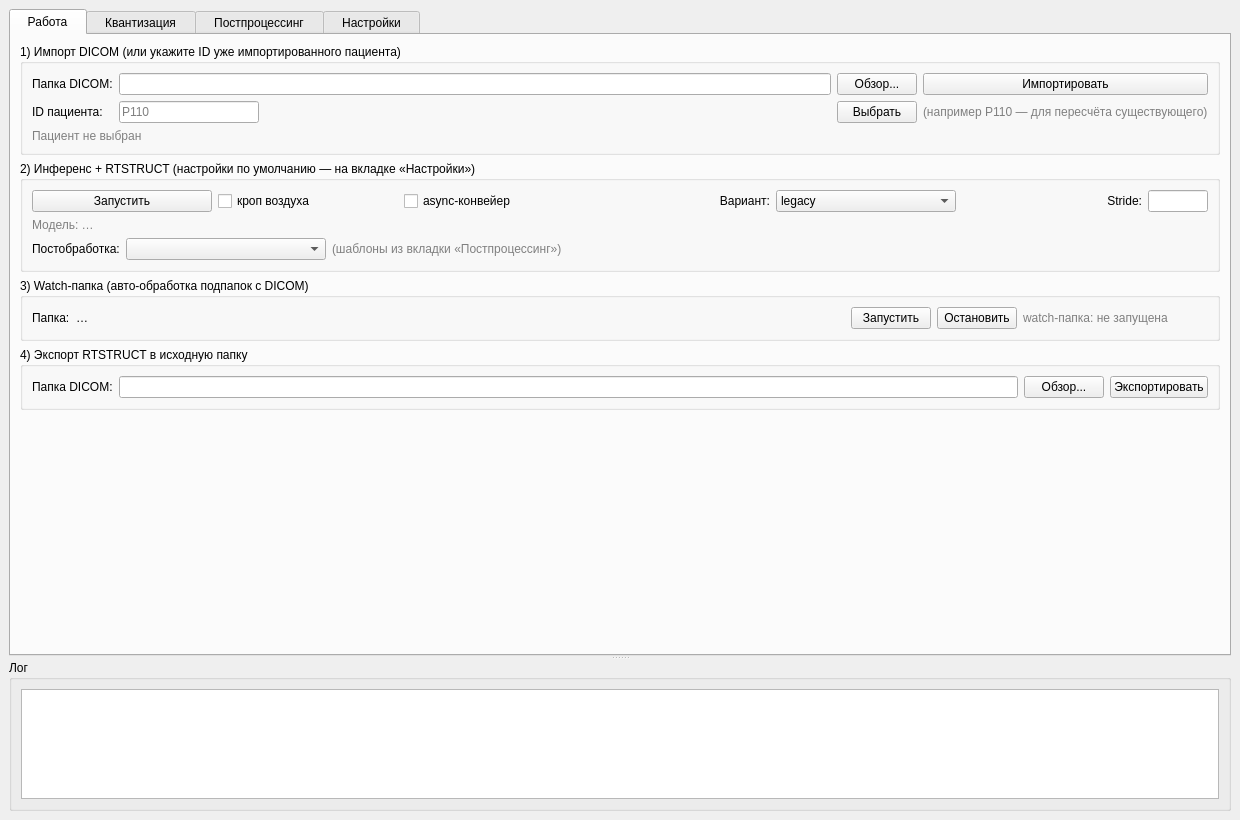
<?xml version="1.0" encoding="UTF-8"?>
<ui version="4.0">
 <class>MainWindow</class>
 <widget class="QMainWindow" name="MainWindow">
  <property name="geometry">
   <rect>
    <x>0</x>
    <y>0</y>
    <width>1240</width>
    <height>820</height>
   </rect>
  </property>
  <property name="minimumSize">
   <size>
    <width>1150</width>
    <height>720</height>
   </size>
  </property>
  <property name="windowTitle">
   <string>Автоконтуринг головы и шеи — H&amp;N</string>
  </property>
  <widget class="QWidget" name="centralwidget">
   <layout class="QVBoxLayout" name="layMain">
    <item>
     <widget class="QSplitter" name="splitterMain">
      <property name="orientation">
       <enum>Qt::Vertical</enum>
      </property>
      <widget class="QTabWidget" name="tabWidget">
       <property name="currentIndex">
        <number>0</number>
       </property>
       <widget class="QWidget" name="tabWork">
        <attribute name="title">
         <string>  Работа  </string>
        </attribute>
        <layout class="QVBoxLayout" name="layWork">
         <item>
          <widget class="QGroupBox" name="groupImport">
           <property name="title">
            <string>1) Импорт DICOM (или укажите ID уже импортированного пациента)</string>
           </property>
           <layout class="QGridLayout" name="gridImport" columnstretch="0,1,0,0">
            <item row="0" column="0">
             <widget class="QLabel" name="lblDicomDir">
              <property name="text">
               <string>Папка DICOM:</string>
              </property>
             </widget>
            </item>
            <item row="0" column="1">
             <widget class="QLineEdit" name="entryDicom"/>
            </item>
            <item row="0" column="2">
             <widget class="QPushButton" name="btnBrowseDicom">
              <property name="text">
               <string>Обзор...</string>
              </property>
             </widget>
            </item>
            <item row="0" column="3">
             <widget class="QPushButton" name="btnImport">
              <property name="text">
               <string>Импортировать</string>
              </property>
             </widget>
            </item>
            <item row="1" column="0">
             <widget class="QLabel" name="lblPid">
              <property name="text">
               <string>ID пациента:</string>
              </property>
             </widget>
            </item>
            <item row="1" column="1">
             <widget class="QLineEdit" name="entryPid">
              <property name="maximumSize">
               <size>
                <width>140</width>
                <height>16777215</height>
               </size>
              </property>
              <property name="placeholderText">
               <string>P110</string>
              </property>
             </widget>
            </item>
            <item row="1" column="2">
             <widget class="QPushButton" name="btnSelectPid">
              <property name="text">
               <string>Выбрать</string>
              </property>
             </widget>
            </item>
            <item row="1" column="3">
             <widget class="QLabel" name="lblPidHint">
              <property name="styleSheet">
               <string notr="true">color: gray</string>
              </property>
              <property name="text">
               <string>(например P110 — для пересчёта существующего)</string>
              </property>
             </widget>
            </item>
            <item row="2" column="0" colspan="4">
             <widget class="QLabel" name="lblPatient">
              <property name="styleSheet">
               <string notr="true">color: gray</string>
              </property>
              <property name="text">
               <string>Пациент не выбран</string>
              </property>
             </widget>
            </item>
           </layout>
          </widget>
         </item>
         <item>
          <widget class="QGroupBox" name="groupRun">
           <property name="title">
            <string>2) Инференс + RTSTRUCT (настройки по умолчанию — на вкладке «Настройки»)</string>
           </property>
           <layout class="QGridLayout" name="gridRun" columnstretch="0,0,0,0,0,0,0">
            <item row="0" column="0">
             <widget class="QPushButton" name="btnRun">
              <property name="text">
               <string>Запустить</string>
              </property>
             </widget>
            </item>
            <item row="0" column="1">
             <widget class="QCheckBox" name="chkCrop">
              <property name="text">
               <string>кроп воздуха</string>
              </property>
             </widget>
            </item>
            <item row="0" column="2">
             <widget class="QCheckBox" name="chkAsync">
              <property name="text">
               <string>async-конвейер</string>
              </property>
             </widget>
            </item>
            <item row="0" column="3">
             <widget class="QLabel" name="lblVariant">
              <property name="text">
               <string>Вариант:</string>
              </property>
              <property name="alignment">
               <set>Qt::AlignRight|Qt::AlignTrailing|Qt::AlignVCenter</set>
              </property>
             </widget>
            </item>
            <item row="0" column="4">
             <widget class="QComboBox" name="cmbVariant">
              <item>
               <property name="text">
                <string>legacy</string>
               </property>
              </item>
              <item>
               <property name="text">
                <string>aligned</string>
               </property>
              </item>
             </widget>
            </item>
            <item row="0" column="5">
             <widget class="QLabel" name="lblStride">
              <property name="text">
               <string>Stride:</string>
              </property>
              <property name="alignment">
               <set>Qt::AlignRight|Qt::AlignTrailing|Qt::AlignVCenter</set>
              </property>
             </widget>
            </item>
            <item row="0" column="6">
             <widget class="QLineEdit" name="entryStride">
              <property name="maximumSize">
               <size>
                <width>60</width>
                <height>16777215</height>
               </size>
              </property>
             </widget>
            </item>
            <item row="1" column="0" colspan="7">
             <widget class="QLabel" name="lblInfo">
              <property name="styleSheet">
               <string notr="true">color: gray</string>
              </property>
              <property name="text">
               <string>Модель: …</string>
              </property>
             </widget>
            </item>
            <item row="2" column="0" colspan="7">
             <widget class="QWidget" name="rowPost" native="true">
              <layout class="QHBoxLayout" name="layRowPost">
               <property name="leftMargin">
                <number>0</number>
               </property>
               <property name="topMargin">
                <number>0</number>
               </property>
               <property name="rightMargin">
                <number>0</number>
               </property>
               <property name="bottomMargin">
                <number>0</number>
               </property>
               <item>
                <widget class="QLabel" name="lblPostTpl">
                 <property name="text">
                  <string>Постобработка:</string>
                 </property>
                </widget>
               </item>
               <item>
                <widget class="QComboBox" name="cmbPostTpl">
                 <property name="minimumSize">
                  <size>
                   <width>200</width>
                   <height>0</height>
                  </size>
                 </property>
                </widget>
               </item>
               <item>
                <widget class="QLabel" name="lblPostHint">
                 <property name="styleSheet">
                  <string notr="true">color: gray</string>
                 </property>
                 <property name="text">
                  <string>(шаблоны из вкладки «Постпроцессинг»)</string>
                 </property>
                </widget>
               </item>
               <item>
                <spacer name="spacerRowPost">
                 <property name="orientation">
                  <enum>Qt::Horizontal</enum>
                 </property>
                 <property name="sizeHint" stdset="0">
                  <size>
                   <width>40</width>
                   <height>20</height>
                  </size>
                 </property>
                </spacer>
               </item>
              </layout>
             </widget>
            </item>
           </layout>
          </widget>
         </item>
         <item>
          <widget class="QGroupBox" name="groupWatch">
           <property name="title">
            <string>3) Watch-папка (авто-обработка подпапок с DICOM)</string>
           </property>
           <layout class="QHBoxLayout" name="layWatch" stretch="0,1,0,0,0,0">
            <item>
             <widget class="QLabel" name="lblWatchLbl">
              <property name="text">
               <string>Папка:</string>
              </property>
             </widget>
            </item>
            <item>
             <widget class="QLabel" name="lblWatchDir">
              <property name="text">
               <string>…</string>
              </property>
             </widget>
            </item>
            <item>
             <widget class="QPushButton" name="btnWatchStart">
              <property name="text">
               <string>Запустить</string>
              </property>
             </widget>
            </item>
            <item>
             <widget class="QPushButton" name="btnWatchStop">
              <property name="text">
               <string>Остановить</string>
              </property>
             </widget>
            </item>
            <item>
             <widget class="QLabel" name="lblWatchStatus">
              <property name="styleSheet">
               <string notr="true">color: gray</string>
              </property>
              <property name="text">
               <string>watch-папка: не запущена</string>
              </property>
             </widget>
            </item>
            <item>
             <spacer name="spacerWatch">
              <property name="orientation">
               <enum>Qt::Horizontal</enum>
              </property>
              <property name="sizeHint" stdset="0">
               <size>
                <width>40</width>
                <height>20</height>
               </size>
              </property>
             </spacer>
            </item>
           </layout>
          </widget>
         </item>
         <item>
          <widget class="QGroupBox" name="groupExport">
           <property name="title">
            <string>4) Экспорт RTSTRUCT в исходную папку</string>
           </property>
           <layout class="QGridLayout" name="gridExport" columnstretch="0,1,0,0">
            <item row="0" column="0">
             <widget class="QLabel" name="lblExportDir">
              <property name="text">
               <string>Папка DICOM:</string>
              </property>
             </widget>
            </item>
            <item row="0" column="1">
             <widget class="QLineEdit" name="entryExport"/>
            </item>
            <item row="0" column="2">
             <widget class="QPushButton" name="btnBrowseExport">
              <property name="text">
               <string>Обзор...</string>
              </property>
             </widget>
            </item>
            <item row="0" column="3">
             <widget class="QPushButton" name="btnExport">
              <property name="text">
               <string>Экспортировать</string>
              </property>
             </widget>
            </item>
           </layout>
          </widget>
         </item>
         <item>
          <spacer name="spacerWork">
           <property name="orientation">
            <enum>Qt::Vertical</enum>
           </property>
           <property name="sizeHint" stdset="0">
            <size>
             <width>20</width>
             <height>40</height>
            </size>
           </property>
          </spacer>
         </item>
        </layout>
       </widget>
       <widget class="QWidget" name="tabQuant">
        <attribute name="title">
         <string>  Квантизация  </string>
        </attribute>
        <layout class="QVBoxLayout" name="layQuant">
         <item>
          <widget class="QLabel" name="lblQuantIntro">
           <property name="styleSheet">
            <string notr="true">color: gray</string>
           </property>
           <property name="text">
            <string>Полный цикл модели: импорт чекпоинта (.pth) → тест на валидации → квантизация → бенчмарк.
Активация модели — на вкладке «Настройки» (MODEL), визуальная проверка — на вкладке «Постпроцессинг».</string>
           </property>
          </widget>
         </item>
         <item>
          <widget class="QGroupBox" name="groupImport">
           <property name="title">
            <string>Импорт обученной модели (.pth → OpenVINO IR FP32)</string>
           </property>
           <layout class="QGridLayout" name="gridImport" columnstretch="0,1,0">
            <item row="0" column="0">
             <widget class="QLabel" name="lblImportSrc">
              <property name="text">
               <string>Чекпоинт (.pth / .zip / папка):</string>
              </property>
             </widget>
            </item>
            <item row="0" column="1">
             <widget class="QLineEdit" name="entryImportSrc">
              <property name="placeholderText">
               <string>checkpoint_best.pth из Output ядра Kaggle</string>
              </property>
             </widget>
            </item>
            <item row="0" column="2">
             <widget class="QPushButton" name="btnBrowseImportSrc">
              <property name="text">
               <string>Обзор...</string>
              </property>
             </widget>
            </item>
            <item row="1" column="0">
             <widget class="QLabel" name="lblImportPlans">
              <property name="text">
               <string>plans.json (необязательно):</string>
              </property>
             </widget>
            </item>
            <item row="1" column="1">
             <widget class="QLineEdit" name="entryImportPlans">
              <property name="placeholderText">
               <string>найдётся автоматически рядом с чекпоинтом</string>
              </property>
             </widget>
            </item>
            <item row="1" column="2">
             <widget class="QPushButton" name="btnBrowseImportPlans">
              <property name="text">
               <string>Обзор...</string>
              </property>
             </widget>
            </item>
            <item row="2" column="0">
             <widget class="QLabel" name="lblImportName">
              <property name="text">
               <string>Имя модели:</string>
              </property>
             </widget>
            </item>
            <item row="2" column="1">
             <widget class="QLineEdit" name="entryImportName">
              <property name="maximumSize">
               <size>
                <width>220</width>
                <height>16777215</height>
               </size>
              </property>
              <property name="placeholderText">
               <string>distilled</string>
              </property>
             </widget>
            </item>
            <item row="2" column="2">
             <widget class="QLabel" name="lblImportNameHint">
              <property name="styleSheet">
               <string notr="true">color: gray</string>
              </property>
              <property name="text">
               <string>результат: models\&lt;анатомия&gt;\&lt;имя&gt;</string>
              </property>
             </widget>
            </item>
            <item row="3" column="0">
             <widget class="QLabel" name="lblImportFolds">
              <property name="text">
               <string>Фолды:</string>
              </property>
             </widget>
            </item>
            <item row="3" column="1">
             <widget class="QLineEdit" name="entryImportFolds">
              <property name="maximumSize">
               <size>
                <width>220</width>
                <height>16777215</height>
               </size>
              </property>
              <property name="placeholderText">
               <string>все найденные</string>
              </property>
             </widget>
            </item>
            <item row="3" column="2">
             <widget class="QLabel" name="lblImportFoldsHint">
              <property name="styleSheet">
               <string notr="true">color: gray</string>
              </property>
              <property name="text">
               <string>напр. 0</string>
              </property>
             </widget>
            </item>
            <item row="4" column="0" colspan="3">
             <widget class="QLabel" name="lblImportHelp">
              <property name="styleSheet">
               <string notr="true">color: gray</string>
              </property>
              <property name="text">
               <string>Скачайте checkpoint_best.pth (и plans.json) из Output ядра Kaggle и укажите здесь.
Модель скопируется в models\_src\ и экспортируется в OpenVINO IR (FP32) — шаги 0-1 из FINAL_STEPS.md.
Нужны пакеты [quantization] (torch и др.) — их ставит setup_env.py.</string>
              </property>
             </widget>
            </item>
           </layout>
          </widget>
         </item>
         <item>
          <layout class="QHBoxLayout" name="layImportBtns">
           <item>
            <widget class="QPushButton" name="btnImportModel">
             <property name="text">
              <string>Импортировать и экспортировать</string>
             </property>
            </widget>
           </item>
           <item>
            <widget class="QLabel" name="lblImportAfter">
             <property name="styleSheet">
              <string notr="true">color: gray</string>
             </property>
             <property name="text">
              <string>далее: «Тест модели» ниже, затем квантизация</string>
             </property>
            </widget>
           </item>
           <item>
            <spacer name="spacerImportBtns">
             <property name="orientation">
              <enum>Qt::Horizontal</enum>
             </property>
             <property name="sizeHint" stdset="0">
              <size>
               <width>40</width>
               <height>20</height>
              </size>
             </property>
            </spacer>
           </item>
          </layout>
         </item>
         <item>
          <widget class="QGroupBox" name="groupQuantParams">
           <property name="title">
            <string>Параметры квантизации</string>
           </property>
           <layout class="QGridLayout" name="gridQuant" columnstretch="0,1,0">
            <item row="0" column="0">
             <widget class="QLabel" name="lblQuantSource">
              <property name="text">
               <string>Модель-источник:</string>
              </property>
             </widget>
            </item>
            <item row="0" column="1">
             <widget class="QLineEdit" name="entryQuantSource"/>
            </item>
            <item row="0" column="2">
             <widget class="QPushButton" name="btnBrowseQuantSource">
              <property name="text">
               <string>Обзор...</string>
              </property>
             </widget>
            </item>
            <item row="1" column="0">
             <widget class="QLabel" name="lblQuantName">
              <property name="text">
               <string>Имя новой модели:</string>
              </property>
             </widget>
            </item>
            <item row="1" column="1">
             <widget class="QLineEdit" name="entryQuantName">
              <property name="maximumSize">
               <size>
                <width>220</width>
                <height>16777215</height>
               </size>
              </property>
              <property name="placeholderText">
               <string>int8_exp1</string>
              </property>
             </widget>
            </item>
            <item row="1" column="2">
             <widget class="QLabel" name="lblQuantNameHint">
              <property name="styleSheet">
               <string notr="true">color: gray</string>
              </property>
              <property name="text">
               <string>(латиницей, напр. int8_exp1)</string>
              </property>
             </widget>
            </item>
            <item row="2" column="0">
             <widget class="QLabel" name="lblQuantMode">
              <property name="text">
               <string>Режим квантизации:</string>
              </property>
             </widget>
            </item>
            <item row="2" column="1">
             <widget class="QComboBox" name="cmbQuantMode">
              <item>
               <property name="text">
                <string>int8</string>
               </property>
              </item>
              <item>
               <property name="text">
                <string>int4</string>
               </property>
              </item>
              <item>
               <property name="text">
                <string>int8_weights</string>
               </property>
              </item>
              <item>
               <property name="text">
                <string>int4_weights</string>
               </property>
              </item>
             </widget>
            </item>
            <item row="3" column="1" colspan="2">
             <widget class="QLabel" name="lblQuantModeHelp">
              <property name="styleSheet">
               <string notr="true">color: gray</string>
              </property>
              <property name="text">
               <string>int8 — полная PTQ-квантизация с калибровкой (как рабочая модель — рекомендую);
int4 — PTQ с 4-битными весами и калибровкой (эксперимент: качество просядет заметнее, ускорения на CPU не будет);
int8_weights / int4_weights — сжатие только весов, без калибровки.</string>
              </property>
             </widget>
            </item>
           </layout>
          </widget>
         </item>
         <item>
          <layout class="QHBoxLayout" name="layQuantBtns">
           <item>
            <widget class="QPushButton" name="btnQuantize">
             <property name="text">
              <string>Квантизовать</string>
             </property>
            </widget>
           </item>
           <item>
            <widget class="QPushButton" name="btnQuantList">
             <property name="text">
              <string>Список моделей</string>
             </property>
            </widget>
           </item>
           <item>
            <widget class="QLabel" name="lblQuantAfter">
             <property name="styleSheet">
              <string notr="true">color: gray</string>
             </property>
             <property name="text">
              <string>После квантизации выберите новую модель на вкладке «Настройки»</string>
             </property>
            </widget>
           </item>
           <item>
            <spacer name="spacerQuantBtns">
             <property name="orientation">
              <enum>Qt::Horizontal</enum>
             </property>
             <property name="sizeHint" stdset="0">
              <size>
               <width>40</width>
               <height>20</height>
              </size>
             </property>
            </spacer>
           </item>
          </layout>
         </item>
         <item>
          <widget class="QGroupBox" name="groupTest">
           <property name="title">
            <string>Тест модели на валидации (инференс + Dice-гейт)</string>
           </property>
           <layout class="QGridLayout" name="gridTest" columnstretch="0,1,0,1">
            <item row="0" column="0" colspan="4">
             <widget class="QLabel" name="lblTestIntro">
              <property name="styleSheet">
               <string notr="true">color: gray</string>
              </property>
              <property name="text">
               <string>Прогоняет модель на валидационном кейсе, считает Dice по органам против GT и проверяет гейт:
Dice(mean) ≥ 0.8485, малые структуры (Lens/Cochlea/TMJ) не хуже −0.03 относительно эталона.
Сегмент пишется в validation\&lt;анатомия&gt;\&lt;кейс&gt;\seg_nnunet и открывается на вкладке «Постпроцессинг».</string>
              </property>
             </widget>
            </item>
            <item row="1" column="0">
             <widget class="QLabel" name="lblTestModel">
              <property name="text">
               <string>Модель:</string>
              </property>
             </widget>
            </item>
            <item row="1" column="1">
             <widget class="QComboBox" name="cmbTestModel"/>
            </item>
            <item row="1" column="2">
             <widget class="QLabel" name="lblTestCase">
              <property name="text">
               <string>Кейс:</string>
              </property>
              <property name="alignment">
               <set>Qt::AlignRight|Qt::AlignTrailing|Qt::AlignVCenter</set>
              </property>
             </widget>
            </item>
            <item row="1" column="3">
             <widget class="QComboBox" name="cmbTestCase"/>
            </item>
            <item row="2" column="0">
             <widget class="QLabel" name="lblTestRef">
              <property name="text">
               <string>Эталон (дельты):</string>
              </property>
             </widget>
            </item>
            <item row="2" column="1">
             <widget class="QComboBox" name="cmbTestRef"/>
            </item>
            <item row="2" column="2">
             <widget class="QLabel" name="lblTestFolds">
              <property name="text">
               <string>Фолды:</string>
              </property>
              <property name="alignment">
               <set>Qt::AlignRight|Qt::AlignTrailing|Qt::AlignVCenter</set>
              </property>
             </widget>
            </item>
            <item row="2" column="3">
             <widget class="QLineEdit" name="entryTestFolds">
              <property name="maximumSize">
               <size>
                <width>60</width>
                <height>16777215</height>
               </size>
              </property>
              <property name="placeholderText">
               <string>все</string>
              </property>
             </widget>
            </item>
            <item row="3" column="0" colspan="2">
             <widget class="QPushButton" name="btnTestModel">
              <property name="text">
               <string>Запустить тест</string>
              </property>
             </widget>
            </item>
            <item row="3" column="2" colspan="2">
             <widget class="QLabel" name="lblTestAfter">
              <property name="styleSheet">
               <string notr="true">color: gray</string>
              </property>
              <property name="text">
               <string>вердикт гейта появится в логе и в окне по завершении</string>
              </property>
             </widget>
            </item>
           </layout>
          </widget>
         </item>
         <item>
          <widget class="QGroupBox" name="groupBench">
           <property name="title">
            <string>Проверка Dice против GT (баланс качество/скорость)</string>
           </property>
           <layout class="QGridLayout" name="gridBench" columnstretch="0,1,0,0">
            <item row="0" column="0" colspan="4">
             <widget class="QLabel" name="lblBenchIntro">
              <property name="styleSheet">
               <string notr="true">color: gray</string>
              </property>
              <property name="text">
               <string>Прогоняет случаи из валидационного набора через обе модели, считает Dice по органам против GT
и время инференса. Полный прогон — ~10-15 мин на случай × модель; для быстрой проверки укажите фолды = 0.</string>
              </property>
             </widget>
            </item>
            <item row="1" column="0">
             <widget class="QLabel" name="lblBenchA">
              <property name="text">
               <string>Модель A (эталон):</string>
              </property>
             </widget>
            </item>
            <item row="1" column="1">
             <widget class="QComboBox" name="cmbBenchA"/>
            </item>
            <item row="1" column="2">
             <widget class="QLabel" name="lblBenchN">
              <property name="text">
               <string>Случаев:</string>
              </property>
              <property name="alignment">
               <set>Qt::AlignRight|Qt::AlignTrailing|Qt::AlignVCenter</set>
              </property>
             </widget>
            </item>
            <item row="1" column="3">
             <widget class="QLineEdit" name="entryBenchN">
              <property name="maximumSize">
               <size>
                <width>60</width>
                <height>16777215</height>
               </size>
              </property>
              <property name="text">
               <string>2</string>
              </property>
             </widget>
            </item>
            <item row="2" column="0">
             <widget class="QLabel" name="lblBenchB">
              <property name="text">
               <string>Модель B (сравниваемая):</string>
              </property>
             </widget>
            </item>
            <item row="2" column="1">
             <widget class="QComboBox" name="cmbBenchB"/>
            </item>
            <item row="2" column="2">
             <widget class="QLabel" name="lblBenchFolds">
              <property name="text">
               <string>Фолды:</string>
              </property>
              <property name="alignment">
               <set>Qt::AlignRight|Qt::AlignTrailing|Qt::AlignVCenter</set>
              </property>
             </widget>
            </item>
            <item row="2" column="3">
             <widget class="QLineEdit" name="entryBenchFolds">
              <property name="maximumSize">
               <size>
                <width>60</width>
                <height>16777215</height>
               </size>
              </property>
              <property name="placeholderText">
               <string>все</string>
              </property>
             </widget>
            </item>
            <item row="4" column="0" colspan="2">
             <widget class="QPushButton" name="btnBenchmark">
              <property name="text">
               <string>Запустить сравнение</string>
              </property>
             </widget>
            </item>
           </layout>
          </widget>
         </item>
         <item>
          <spacer name="spacerQuant">
           <property name="orientation">
            <enum>Qt::Vertical</enum>
           </property>
           <property name="sizeHint" stdset="0">
            <size>
             <width>20</width>
             <height>40</height>
            </size>
           </property>
          </spacer>
         </item>
        </layout>
       </widget>
       <widget class="QWidget" name="tabPost">
        <attribute name="title">
         <string>  Постпроцессинг  </string>
        </attribute>
        <layout class="QVBoxLayout" name="layPostPage">
         <property name="leftMargin">
          <number>0</number>
         </property>
         <property name="topMargin">
          <number>0</number>
         </property>
         <property name="rightMargin">
          <number>0</number>
         </property>
         <property name="bottomMargin">
          <number>0</number>
         </property>
        </layout>
       </widget>
       <widget class="QWidget" name="tabSettings">
        <attribute name="title">
         <string>  Настройки  </string>
        </attribute>
        <layout class="QVBoxLayout" name="laySettings">
         <item>
          <widget class="QLabel" name="lblSettingsIntro">
           <property name="styleSheet">
            <string notr="true">color: gray</string>
           </property>
           <property name="text">
            <string>Файл настроек: …</string>
           </property>
          </widget>
         </item>
         <item>
          <widget class="QScrollArea" name="settingsScroll">
           <property name="widgetResizable">
            <bool>true</bool>
           </property>
           <widget class="QWidget" name="settingsBody">
            <property name="geometry">
             <rect>
              <x>0</x>
              <y>0</y>
              <width>1160</width>
              <height>520</height>
             </rect>
            </property>
            <layout class="QGridLayout" name="gridSettingsBody" columnstretch="1,1">
             <item row="0" column="0">
              <widget class="QGroupBox" name="groupDevice">
               <property name="title">
                <string>Устройство</string>
               </property>
               <layout class="QGridLayout" name="gridDevice" columnstretch="0,1"/>
              </widget>
             </item>
             <item row="0" column="1">
              <widget class="QGroupBox" name="groupInference">
               <property name="title">
                <string>Инференс</string>
               </property>
               <layout class="QGridLayout" name="gridInference" columnstretch="0,1"/>
              </widget>
             </item>
             <item row="1" column="0">
              <widget class="QGroupBox" name="groupPaths">
               <property name="title">
                <string>Пути и watch-папка</string>
               </property>
               <layout class="QGridLayout" name="gridPaths" columnstretch="0,1"/>
              </widget>
             </item>
             <item row="1" column="1">
              <widget class="QGroupBox" name="groupModel">
               <property name="title">
                <string>Модель для инференса</string>
               </property>
               <layout class="QGridLayout" name="gridModel" columnstretch="0,1"/>
              </widget>
             </item>
             <item row="2" column="0" colspan="2">
              <widget class="QGroupBox" name="groupDefaults">
               <property name="title">
                <string>Папки по умолчанию в окне «Работа»</string>
               </property>
               <layout class="QGridLayout" name="gridDefaults" columnstretch="0,1,0"/>
              </widget>
             </item>
             <item row="3" column="0" colspan="2">
              <widget class="QLabel" name="lblSettingsFoot">
               <property name="styleSheet">
                <string notr="true">color: gray</string>
               </property>
               <property name="text">
                <string>Порог/запас кропа и пути к модели — только в settings.ini (раздел [inference]/[model]).</string>
               </property>
              </widget>
             </item>
            </layout>
           </widget>
          </widget>
         </item>
         <item>
          <layout class="QHBoxLayout" name="laySettingsBtns">
           <item>
            <widget class="QPushButton" name="btnSaveSettings">
             <property name="text">
              <string>Сохранить настройки</string>
             </property>
            </widget>
           </item>
           <item>
            <widget class="QPushButton" name="btnCheckDevices">
             <property name="text">
              <string>Проверить устройства (check_devices)</string>
             </property>
            </widget>
           </item>
           <item>
            <spacer name="spacerSettingsBtns">
             <property name="orientation">
              <enum>Qt::Horizontal</enum>
             </property>
             <property name="sizeHint" stdset="0">
              <size>
               <width>40</width>
               <height>20</height>
              </size>
             </property>
            </spacer>
           </item>
          </layout>
         </item>
        </layout>
       </widget>
      </widget>
      <widget class="QGroupBox" name="groupLog">
       <property name="title">
        <string>Лог</string>
       </property>
       <layout class="QVBoxLayout" name="layLog">
        <item>
         <widget class="QPlainTextEdit" name="logText">
          <property name="readOnly">
           <bool>true</bool>
          </property>
          <property name="minimumSize">
           <size>
            <width>0</width>
            <height>110</height>
           </size>
          </property>
          <property name="maximumSize">
           <size>
            <width>16777215</width>
            <height>260</height>
           </size>
          </property>
         </widget>
        </item>
       </layout>
      </widget>
     </widget>
    </item>
   </layout>
  </widget>
 </widget>
 <resources/>
 <connections/>
</ui>
